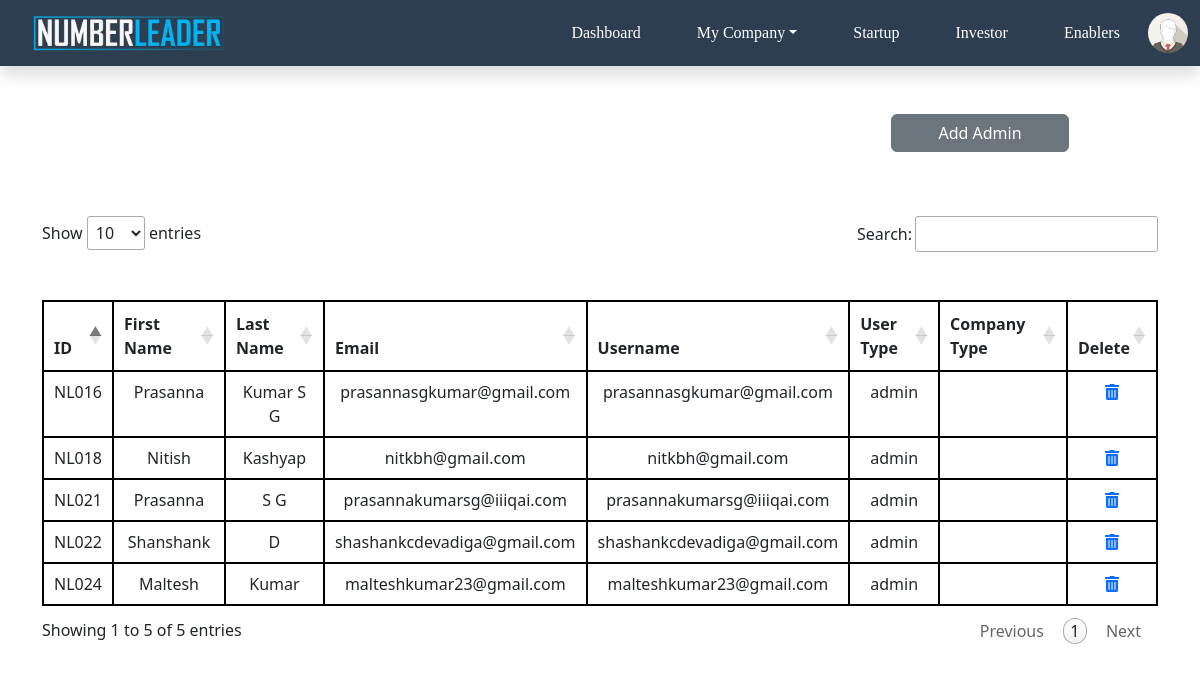
Screenshot of /admins (signed in) with the database file from the repository.
### app1/models.py (models this page shows, shortened)
class User(models.Model):
    user_id = models.CharField(max_length=10, primary_key=True, editable=False)
    username = models.CharField(max_length=50, unique=True, null=False)
    email = models.EmailField(null=False)
    phone_number = models.IntegerField(null=True)
    linkedin_url = models.CharField(max_length=100, null=True)
    firstname = models.CharField(max_length=50, null=False)
    lastname = models.CharField(max_length=50, null=True)
    password = models.CharField(max_length=150, null=False)
    user_type = models.CharField(max_length=12, default='admin')
    company_type = models.CharField(max_length=20)
    email_verified = models.BooleanField(null=True, default=False)

### app1/views.py (the view)
# urls.py: path('admins',admins,name='admins'),
def admins(request):
    admins = User.objects.all()
    context = {'admins':admins}
    return render(request,'super_admin/admins.html',context)

### app1/context_processors.py (called while the page is built)
def custom_user(request):
    user_id = request.session.get('current_user_id')
    if user_id:
        try:
            user = User.objects.get(user_id=user_id)
            return {'current_user': user}
        except User.DoesNotExist:
            pass
    return {'current_user': None}

def custom_subuser(request):
    subuser_id = request.session.get('current_subuser_id')
    if subuser_id:
        try:
            subuser = Team.objects.get(subuser_id=subuser_id)
            return {'current_subuser': subuser}
        except Team.DoesNotExist:
            pass
    return {'current_subuser': None}

### templates/super_admin/admins.html (shortened to what this page needs)
{% extends '../base.html' %}
{% block content %}
<link rel="stylesheet" type="text/css" href="https://cdn.datatables.net/1.11.5/css/jquery.dataTables.min.css"/>
<div class="container">
    <div class="row mt-5">
        <div class="col-md-4">
        </div>
        <div class="col-md-4"></div>
        <div class="col-md-4 text-center">
            <a class="btn btn-secondary pl pr mb-3 text-white w-50" href="{% url 'add_team' %}">
                Add Admin
            </a>
        </div>
    </div>
    <div class="row mt-5 mb-5">
        <div class="col-md-12">
            <div class="table-responsive">
                <table id="teamTable" class="table table-bordered text-center">
                    <thead>
                        <tr>
                            <th>ID</th>
                            <th>First Name</th>
                            <th>Last Name</th>
                            <th>Email</th>
                            <th>Username</th>
                            <th>User Type</th>
                            <th>Company Type</th>
                            <th>Delete</th>
                        </tr>
                    </thead>
                    <tbody>
                        {% for admin in admins %}
                        <tr>
                            <td>{{admin.user_id}}</td>
                            <td>{{ admin.firstname }}</td>
                            <td>{{ admin.lastname }}</td>
                            <td>{{ admin.email }}</td>
                            <td>{{ admin.username }}</td>
                            <td>{{ admin.user_type }}</td>
                            <td>{{ admin.role }}</td>
                            <td><a href="#" onclick="return confirmDelete('{{ user.user_id }}')"><i class="fa fa-trash-alt"></i></a></td>
                        </tr>
                        {% endfor %}
                    </tbody>
                </table>
            </div>
        </div>
    </div>
</div>
{% endblock content %}

### templates/base.html (shortened to what this page needs)
{% load static %}
<!DOCTYPE html>
<html lang="en">
<head>
  <link href="{% static 'css/bootstrap.min.css' %}" rel="stylesheet">
  <link href="{% static 'css/styles.css'%}" rel="stylesheet">
  <link href="{% static 'css/super_admin.css'%}" rel="stylesheet">
  <link href="https://cdn.jsdelivr.net/npm/bootstrap@5.3.0/dist/css/bootstrap.min.css" rel="stylesheet">
  <link rel="stylesheet" href="https://cdnjs.cloudflare.com/ajax/libs/font-awesome/5.15.4/css/all.min.css">
  <link rel="stylesheet" type="text/css" href="https://cdn.datatables.net/1.10.25/css/jquery.dataTables.min.css">
</head>
<body>
  <nav class="navbar navbar-expand-sm shadow">
    <div class="container-fluid">
      <a class="navbar-brand"><img src="{% static 'images/logo.png'%}" style="margin-left:20px;"></a>
      <div class="collapse navbar-collapse" id="collapsibleNavbar">
        <ul class="navbar-nav">
          {% if current_user or current_subuser %}
          <li class="nav-item">
            <a class="nav-link" style="font-size: 16px !important;" href="{% url 'admin_dashboard' %}">Dashboard</a>
          </li>
          <li class="nav-item dropdown">
            <a class="nav-link dropdown-toggle" href="#" id="myCompanyDropdown" role="button" data-bs-toggle="dropdown"
              aria-expanded="false">
            </a>
          </li>
          <li class="nav-item">
            <a class="nav-link" style="font-size: 16px !important;" href="#">Startup</a>
          </li>
          <li class="nav-item">
            <a class="nav-link" style="font-size: 16px !important;" href="#">Investor</a>
          </li>
          <li class="nav-item">
            <a class="nav-link" style="font-size: 16px !important;" href="#">Enablers</a>
          </li>
          {% endif %}
        </ul>
      </div>
      {% if current_user or current_subuser %}
      <div class="user-info">
        <img src="{% static 'images/img_avatar.png' %}" alt="User Avatar" class="user-avatar">
      </div>
      {% endif %}
    </div>
  </nav>
  {% block content %}
  {% endblock content %}
</body>
</html>

### static/css/styles.css (style rules this page uses)
.nav-item { padding:0px 10px; }
.nav-link { font-size:15px; font-weight:700; font-family: 'Times New Roman' !important; }
a { text-decoration:none; }
.pr { padding-right:20px; }
.pl { padding-left:20px; }
ul { list-style-type:none; }
body { font-family: 'Times New Roman','Arial', sans-serif; background-color: var(--bg-color); }
:root { --primary-color: #4a90e2; --secondary-color: #2c3e50; --accent-color: #00eb0c; --text-color: #333; --bg-color: #f4f4f4; }
.navbar { background-color: var(--secondary-color); padding: 0.7rem; font-family: 'Times New Roman'; }
.navbar-brand img { height: 40px; padding-right: 300px; }
.nav-link { color: white !important; margin: 0 10px; transition: color 0.3s; padding: 0.5rem 1rem; font-family: 'Times New Roman' !important; }
.user-info { position: relative; cursor: pointer; }
.user-avatar { width: 40px; height: 40px; border-radius: 50%; }
body { font-family: "Times New Roman", sans-serif; }

### templates/super_admin/admins.html (style rules this page uses)
table { border: 1px solid #000000 !important; border-collapse: collapse; }
table th, table td { border: 1px solid #000000 !important; }

### rows the page displays
User: user_id "NL016", firstname "Prasanna", lastname "Kumar S G", email "prasannasgkumar@gmail.com", username "prasannasgkumar@gmail.com", user_type "admin"
User: user_id "NL018", firstname "Nitish", lastname "Kashyap", email "nitkbh@gmail.com", username "nitkbh@gmail.com", user_type "admin"
User: user_id "NL021", firstname "Prasanna", lastname "S G", email "prasannakumarsg@iiiqai.com", username "prasannakumarsg@iiiqai.com", user_type "admin"
User: user_id "NL022", firstname "Shanshank", lastname "D", email "shashankcdevadiga@gmail.com", username "shashankcdevadiga@gmail.com", user_type "admin"
User: user_id "NL024", firstname "Maltesh", lastname "Kumar", email "malteshkumar23@gmail.com", username "malteshkumar23@gmail.com", user_type "admin"
